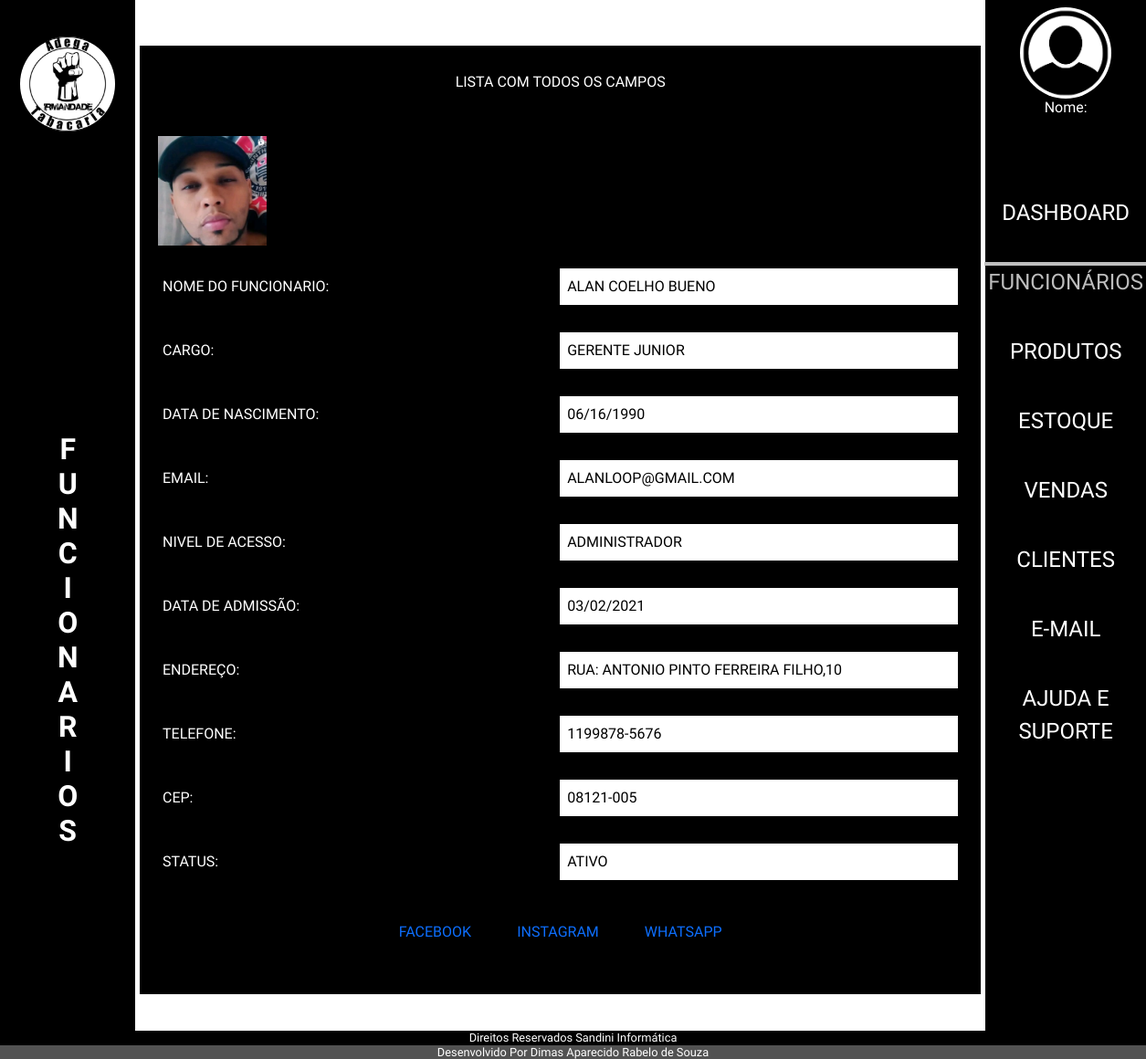
Page /admin/index.php?p=funcionarios&f=listatodos&id=1 on the committed database.
### tables this page shows
CREATE TABLE `tblfuncionarios` (
  `idFuncionario` int(11) NOT NULL,
  `nomeFuncionario` varchar(50) NOT NULL,
  `altFuncionario` varchar(50) NOT NULL,
  `cargoFuncionario` varchar(20) NOT NULL,
  `dataNascFuncionario` date NOT NULL,
  `emailFuncionario` varchar(80) NOT NULL,
  `senhaFuncionario` varchar(20) NOT NULL,
  `nivelFuncionario` varchar(15) NOT NULL,
  `dataAdmissaoFuncionario` date NOT NULL,
  `enderecoFuncionario` varchar(50) NOT NULL,
  `telFuncionario` varchar(15) NOT NULL,
  `cepFuncionario` varchar(10) NOT NULL,
  `statusFuncionario` varchar(10) NOT NULL,
  `fotoFuncionario` varchar(100) DEFAULT NULL,
  `linkFaceFuncionario` varchar(150) NOT NULL,
  `linkInstaFuncionario` varchar(150) NOT NULL,
  `linkWhatsFuncionario` varchar(150) NOT NULL
);

### admin/class/funcionario.php (called while the page is built, shortened)
<?php
class FuncionarioClass
{
    public $idFuncionario;
    public function __construct($id = false)
    {
        if ($id) {
            $this->idFuncionario = $id;
            $this->Carregar();
        }
    }
    public function Carregar()
    {
        $query = "SELECT * FROM  tblfuncionarios WHERE idFuncionario = " . $this->idFuncionario;
        $conn = Conexao::LigarConexao();
        $resultado = $conn->query($query);
        $lista = $resultado->fetchAll();
        foreach ($lista as $linha) {
            $this->nomeFuncionario = $linha['nomeFuncionario'];
            $this->cargoFuncionario = $linha['cargoFuncionario'];
            $this->dataNascFuncionario = $linha['dataNascFuncionario'];
            $this->emailFuncionario = $linha['emailFuncionario'];
            $this->nivelFuncionario = $linha['nivelFuncionario'];
            $this->dataAdmissaoFuncionario = $linha['dataAdmissaoFuncionario'];
            $this->enderecoFuncionario = $linha['enderecoFuncionario'];
            $this->telFuncionario = $linha['telFuncionario'];
            $this->cepFuncionario = $linha['cepFuncionario'];
            $this->statusFuncionario = $linha['statusFuncionario'];
            $this->fotoFuncionario = $linha['fotoFuncionario'];
            $this->linkFaceFuncionario = $linha['linkFaceFuncionario'];
        }
    }
}

### admin/funcionarios/listatodos.php (the view, shortened to what this page needs)
<?php
require_once("class/funcionario.php");
$funcionario = new FuncionarioClass($id);
?>
<h1 class="h1Atual">LISTA COM TODOS OS CAMPOS</h1>
<form class="formVisualizacao" action="index.php?p=funcionarios&f=listatodos&id=<?php echo $funcionario->idFuncionario; ?>" method="POST" enctype="multipart/form-data">
    <div class="fotoVisual">
        <?php if (!empty($funcionario->fotoFuncionario)) : ?>
            <img src="../admin/img/<?php echo $funcionario->fotoFuncionario; ?>" alt="Funcionário Photo" id="imgfoto">
        <?php else : ?>
            <img src="img/sem-foto.jpg" alt="Sem Foto" id="imgfoto">
        <?php endif; ?>
    </div>
    <div>
        <label for="nomeFuncionario">Nome do Funcionario:</label>
        <input type="text" name="nomeFuncionario" id="nomeFuncionario" placeholder="Informe o Nome do Funcionario" value="<?php echo $funcionario->nomeFuncionario; ?>" style="border: none;" readonly>
    </div>
    <div>
        <label for="cargoFuncionario">Cargo:</label>
        <input type="text" name="cargoFuncionario" id="cargoFuncionario" placeholder="Informe o Cargo" value="<?php echo $funcionario->cargoFuncionario; ?>" style="border: none;" readonly>
    </div>
    <div>
        <label for="dataNascFuncionario">Data de Nascimento:</label>
        <input type="date" name="dataNascFuncionario" id="dataNascFuncionario" value="<?php echo $funcionario->dataNascFuncionario; ?>" style="border: none;" readonly>
    </div>
    <div>
        <label for="emailFuncionario"> Email:</label>
        <input type="email" name="emailFuncionario" id="emailFuncionario" placeholder="name@example.com" value="<?php echo $funcionario->emailFuncionario; ?>" style="border: none;" readonly>
    </div>
    <div>
        <label for="nivelFuncionario">Nivel de Acesso:</label>
        <input type="text" name="nivelFuncionario" id="nivelFuncionario" placeholder="Informe o Nivel de Acesso" value="<?php echo $funcionario->nivelFuncionario; ?>" style="border: none;" readonly>
    </div>
    <div>
        <label for="dataAdmissaoFuncionario">Data de Admissão:</label>
        <input type="date" name="dataAdmissaoFuncionario" id="dataAdmissaoFuncionario" value="<?php echo $funcionario->dataAdmissaoFuncionario; ?>" style="border: none;" readonly>
    </div>
    <div>
        <label for="enderecoFuncionario"> Endereço:</label>
        <input type="text" name="enderecoFuncionario" id="enderecoFuncionario" placeholder="Informe o Endereço" value="<?php echo $funcionario->enderecoFuncionario; ?>" style="border: none;" readonly>
    </div>
    <div>
        <label for="telFuncionario">Telefone:</label>
        <input type="tel" name="telFuncionario" id="telFuncionario" placeholder="(11)99999-9999" value="<?php echo $funcionario->telFuncionario; ?>" style="border: none;" readonly>
    </div>
    <div>
        <label for="cepFuncionario"> Cep:</label>
        <input type="text" id="cepFuncionario" name="cepFuncionario" maxlength="9" placeholder="00000-000" value="<?php echo $funcionario->cepFuncionario; ?>" style="border: none;" readonly>
    </div>
    <div>
        <label for="statusFuncionario"> Status:</label>
        <input type="text" name="statusFuncionario" id="statusFuncionario" value="<?php echo $funcionario->statusFuncionario; ?>" style="border: none;" readonly>
    </div>
    <ul class="listaRedesSociais">
    <li><a href="<?php echo $funcionario->linkFaceFuncionario; ?>" target="_blank">FACEBOOK</a></li>
    <li><a href="#" target="_blank">INSTAGRAM</a></li>
    <li><a href="#" target="_blank">WHATSAPP</a></li>
        </ul>
</form>

### admin/css/estilo.css (style rules this page uses)
* a, h1, h2, h3, h4 { font-family: 'Secular One'; font-size: 16px; text-align: center; margin: 0; padding: 0; box-sizing: border-box; text-decoration: none; }
select, input { text-transform: uppercase; }
body { display: flex; flex-direction: column; min-height: 100vh; color: #ffffff; }
h1 { width: 80%; margin-top: 10px }
ul { padding: 60px 20px; }
ul li { padding: 20px 20px; }
h1 { text-align: center; background: #000000; width: 100%; padding: 30px 0px; text-transform: uppercase; }
form { display: flex; flex-direction: column; align-items: center; background: #252323; width: 100%; font-family: 'Secular One'; text-transform: uppercase; }
label { display: flex; flex-direction: column; margin: 5px 5px; color: #ffffff; }
input { margin: 5px 5px; width: 360px; text-transform: uppercase; }
.h1Atual { color: #ffffff; }

### admin/funcionarios/listatodos.php (style rules this page uses)
.formVisualizacao { background: #000000; display: flex; flex-direction: column; align-items: flex-start; padding: 20px; }
.fotoVisual { margin-bottom: 20px; }
.fotoVisual img { max-width: 200px; max-height: 120px; }
.formVisualizacao div { margin-bottom: 20px; }
label { color: #ffffff; }
input[type="text"], input[type="email"], input[type="tel"], input[type="date"] { width: 100%; padding: 8px; box-sizing: border-box; border: none; outline: none; }
.formVisualizacao div { display: flex; flex-direction: row; align-items: center; justify-content: space-between; width: 100%; }
.formVisualizacao div input { flex: 1; }
.formVisualizacao div label { flex: 1; margin-right: 10px; }
.listaRedesSociais { display: flex; flex-direction: row; justify-content: center; align-items: center; width: 100%; padding: 0; list-style: none; }
.listaRedesSociais li { margin: 0 5px; }

### rows in the picture
tblfuncionarios: fotoFuncionario (picture), nomeFuncionario "ALAN COELHO BUENO", cargoFuncionario "GERENTE JUNIOR", dataNascFuncionario "06/16/1990", emailFuncionario "alanloop@gmail.com", nivelFuncionario "ADMINISTRADOR", dataAdmissaoFuncionario "03/02/2021", enderecoFuncionario "Rua: Antonio Pinto Ferreira Filho,10", telFuncionario "1199878-5676", cepFuncionario "08121-005", statusFuncionario "ATIVO"

### other values in the picture
$texto[$i] "F"
$texto[$i] "U"
$texto[$i] "N"
$texto[$i] "C"
$texto[$i] "I"
$texto[$i] "O"
$texto[$i] "A"
$texto[$i] "R"
$texto[$i] "S"
